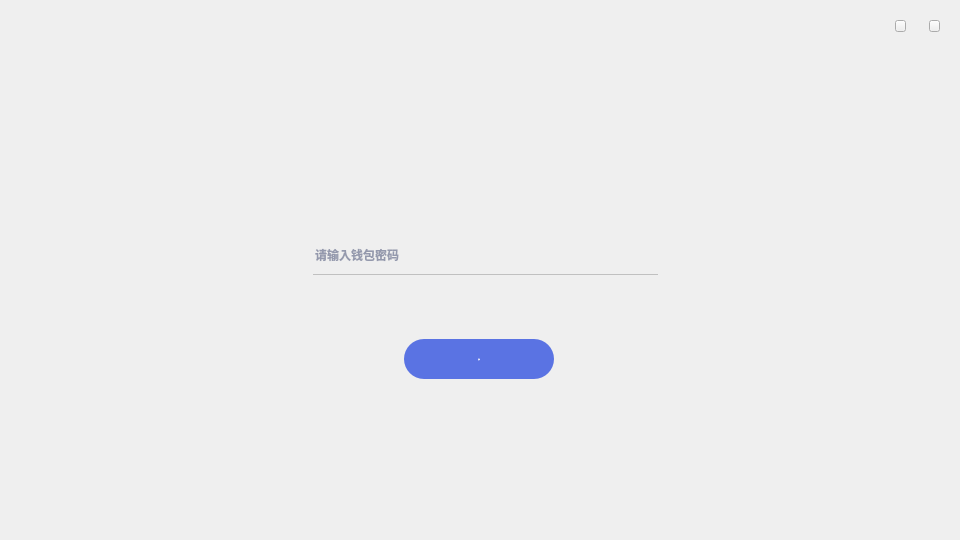
<?xml version="1.0" encoding="UTF-8"?>
<ui version="4.0">
 <class>LockPage</class>
 <widget class="QWidget" name="LockPage">
  <property name="geometry">
   <rect>
    <x>0</x>
    <y>0</y>
    <width>960</width>
    <height>540</height>
   </rect>
  </property>
  <property name="font">
   <font>
    <family>Microsoft YaHei UI Light</family>
    <weight>75</weight>
    <bold>true</bold>
   </font>
  </property>
  <property name="windowTitle">
   <string>Form</string>
  </property>
  <widget class="QLabel" name="syncLabel">
   <property name="geometry">
    <rect>
     <x>580</x>
     <y>440</y>
     <width>120</width>
     <height>20</height>
    </rect>
   </property>
   <property name="font">
    <font>
     <family>Microsoft YaHei UI Light</family>
    </font>
   </property>
   <property name="styleSheet">
    <string notr="true">QLabel{color: white;}</string>
   </property>
   <property name="text">
    <string/>
   </property>
   <property name="alignment">
    <set>Qt::AlignCenter</set>
   </property>
  </widget>
  <widget class="QToolButton" name="enterBtn">
   <property name="geometry">
    <rect>
     <x>404</x>
     <y>339</y>
     <width>150</width>
     <height>40</height>
    </rect>
   </property>
   <property name="font">
    <font>
     <family>微软雅黑</family>
     <pointsize>-1</pointsize>
     <weight>50</weight>
     <italic>false</italic>
     <bold>false</bold>
    </font>
   </property>
   <property name="cursor">
    <cursorShape>PointingHandCursor</cursorShape>
   </property>
   <property name="focusPolicy">
    <enum>Qt::NoFocus</enum>
   </property>
   <property name="styleSheet">
    <string notr="true">background-color: rgb(90, 115, 227);border:none;border-radius:20px;
color: rgb(255, 255, 255);
font: 15px &quot;微软雅黑&quot;;</string>
   </property>
   <property name="text">
    <string>登录</string>
   </property>
  </widget>
  <widget class="QLabel" name="label_pic1">
   <property name="geometry">
    <rect>
     <x>685</x>
     <y>289</y>
     <width>112</width>
     <height>137</height>
    </rect>
   </property>
   <property name="styleSheet">
    <string notr="true">border-image: url(:/ui/wallet_ui/login_pic1.png);</string>
   </property>
   <property name="text">
    <string/>
   </property>
  </widget>
  <widget class="QLabel" name="label_pic2">
   <property name="geometry">
    <rect>
     <x>685</x>
     <y>388</y>
     <width>85</width>
     <height>45</height>
    </rect>
   </property>
   <property name="styleSheet">
    <string notr="true">border-image: url(:/ui/wallet_ui/login_pic2.png);</string>
   </property>
   <property name="text">
    <string/>
   </property>
  </widget>
  <widget class="QLabel" name="label_pic3">
   <property name="geometry">
    <rect>
     <x>264</x>
     <y>126</y>
     <width>444</width>
     <height>294</height>
    </rect>
   </property>
   <property name="styleSheet">
    <string notr="true">QLabel{border-image: url(:/ui/wallet_ui/login_pic3.png);}</string>
   </property>
   <property name="text">
    <string/>
   </property>
  </widget>
  <widget class="QToolButton" name="miniBtn">
   <property name="geometry">
    <rect>
     <x>895</x>
     <y>20</y>
     <width>11</width>
     <height>12</height>
    </rect>
   </property>
   <property name="cursor">
    <cursorShape>PointingHandCursor</cursorShape>
   </property>
   <property name="focusPolicy">
    <enum>Qt::NoFocus</enum>
   </property>
   <property name="text">
    <string/>
   </property>
  </widget>
  <widget class="QLabel" name="tipLabel">
   <property name="geometry">
    <rect>
     <x>320</x>
     <y>280</y>
     <width>141</width>
     <height>20</height>
    </rect>
   </property>
   <property name="font">
    <font>
     <family>Microsoft YaHei UI Light</family>
    </font>
   </property>
   <property name="styleSheet">
    <string notr="true">color: rgb(255,34,76);</string>
   </property>
   <property name="text">
    <string/>
   </property>
   <property name="alignment">
    <set>Qt::AlignLeading|Qt::AlignLeft|Qt::AlignVCenter</set>
   </property>
  </widget>
  <widget class="QToolButton" name="closeBtn">
   <property name="geometry">
    <rect>
     <x>929</x>
     <y>20</y>
     <width>11</width>
     <height>12</height>
    </rect>
   </property>
   <property name="cursor">
    <cursorShape>PointingHandCursor</cursorShape>
   </property>
   <property name="focusPolicy">
    <enum>Qt::NoFocus</enum>
   </property>
   <property name="text">
    <string/>
   </property>
  </widget>
  <widget class="QLineEdit" name="pwdLineEdit">
   <property name="geometry">
    <rect>
     <x>313</x>
     <y>235</y>
     <width>345</width>
     <height>40</height>
    </rect>
   </property>
   <property name="font">
    <font>
     <family>Microsoft YaHei UI Light</family>
    </font>
   </property>
   <property name="contextMenuPolicy">
    <enum>Qt::DefaultContextMenu</enum>
   </property>
   <property name="styleSheet">
    <string notr="true">QLineEdit{background:transparent;border:none;border-bottom:1px solid rgb(160,160,160,153);
color: rgb(57,68,107);border-radius:0px;}</string>
   </property>
   <property name="echoMode">
    <enum>QLineEdit::Password</enum>
   </property>
   <property name="alignment">
    <set>Qt::AlignLeading|Qt::AlignLeft|Qt::AlignVCenter</set>
   </property>
   <property name="placeholderText">
    <string>请输入钱包密码</string>
   </property>
   <property name="clearButtonEnabled">
    <bool>false</bool>
   </property>
  </widget>
  <widget class="QLabel" name="label_pic4">
   <property name="geometry">
    <rect>
     <x>406</x>
     <y>150</y>
     <width>143</width>
     <height>28</height>
    </rect>
   </property>
   <property name="styleSheet">
    <string notr="true">border-image: url(:/ui/wallet_ui/login_pic4.png);</string>
   </property>
   <property name="text">
    <string/>
   </property>
  </widget>
  <zorder>label_pic1</zorder>
  <zorder>label_pic3</zorder>
  <zorder>syncLabel</zorder>
  <zorder>enterBtn</zorder>
  <zorder>label_pic2</zorder>
  <zorder>miniBtn</zorder>
  <zorder>tipLabel</zorder>
  <zorder>closeBtn</zorder>
  <zorder>pwdLineEdit</zorder>
  <zorder>label_pic4</zorder>
 </widget>
 <resources/>
 <connections/>
</ui>
